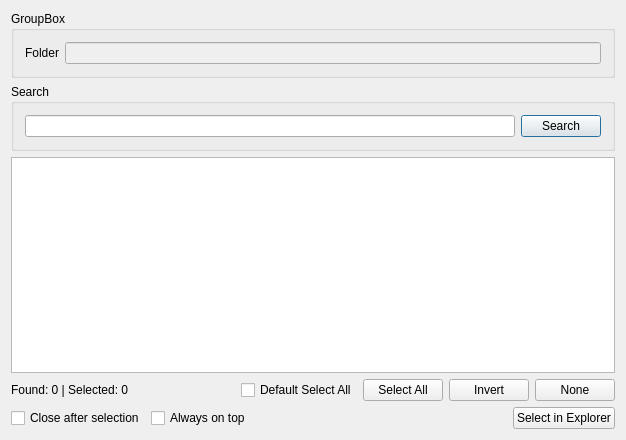
<?xml version="1.0" encoding="UTF-8"?>
<ui version="4.0">
 <class>QExplorerFinderClass</class>
 <widget class="QWidget" name="QExplorerFinderClass">
  <property name="geometry">
   <rect>
    <x>0</x>
    <y>0</y>
    <width>626</width>
    <height>440</height>
   </rect>
  </property>
  <property name="windowTitle">
   <string>Explorer Finder</string>
  </property>
  <layout class="QVBoxLayout" name="verticalLayout">
   <item>
    <widget class="QGroupBox" name="grpFolder">
     <property name="title">
      <string>GroupBox</string>
     </property>
     <layout class="QHBoxLayout" name="horizontalLayout_4">
      <item>
       <widget class="QLabel" name="label">
        <property name="text">
         <string>Folder</string>
        </property>
       </widget>
      </item>
      <item>
       <widget class="QLineEdit" name="lineEditFolder">
        <property name="enabled">
         <bool>false</bool>
        </property>
       </widget>
      </item>
     </layout>
    </widget>
   </item>
   <item>
    <layout class="QHBoxLayout" name="horizontalLayout">
     <item>
      <widget class="QGroupBox" name="grpSearch">
       <property name="title">
        <string>Search</string>
       </property>
       <layout class="QHBoxLayout" name="horizontalLayout_3">
        <item>
         <widget class="QLineEdit" name="lineEditSearch"/>
        </item>
        <item>
         <widget class="QPushButton" name="btnSearch">
          <property name="text">
           <string>Search</string>
          </property>
          <property name="default">
           <bool>true</bool>
          </property>
         </widget>
        </item>
       </layout>
      </widget>
     </item>
    </layout>
   </item>
   <item>
    <layout class="QHBoxLayout" name="horizontalLayout_2">
     <item>
      <widget class="QListWidget" name="listResults"/>
     </item>
    </layout>
   </item>
   <item>
    <layout class="QHBoxLayout" name="layoutSelectionControls">
     <item>
      <widget class="QLabel" name="lblStatus">
       <property name="text">
        <string>Found: 0 | Selected: 0</string>
       </property>
      </widget>
     </item>
     <item>
      <spacer name="horizontalSpacer">
       <property name="orientation">
        <enum>Qt::Horizontal</enum>
       </property>
       <property name="sizeHint" stdset="0">
        <size>
         <width>40</width>
         <height>20</height>
        </size>
       </property>
      </spacer>
     </item>
     <item>
      <widget class="QCheckBox" name="chkDefaultSelectAll">
       <property name="text">
        <string>Default Select All</string>
       </property>
      </widget>
     </item>
     <item>
      <widget class="QPushButton" name="btnListSelectAll">
       <property name="text">
        <string>Select All</string>
       </property>
      </widget>
     </item>
     <item>
      <widget class="QPushButton" name="btnListInvert">
       <property name="text">
        <string>Invert</string>
       </property>
      </widget>
     </item>
     <item>
      <widget class="QPushButton" name="btnListNone">
       <property name="text">
        <string>None</string>
       </property>
      </widget>
     </item>
    </layout>
   </item>
   <item>
    <layout class="QHBoxLayout" name="layoutActions">
     <item>
      <widget class="QCheckBox" name="chkCloseAfterSelect">
       <property name="text">
        <string>Close after selection</string>
       </property>
      </widget>
     </item>
     <item>
      <widget class="QCheckBox" name="chkAlwaysOnTop">
       <property name="text">
        <string>Always on top</string>
       </property>
      </widget>
     </item>
     <item>
      <spacer name="horizontalSpacer_2">
       <property name="orientation">
        <enum>Qt::Horizontal</enum>
       </property>
       <property name="sizeHint" stdset="0">
        <size>
         <width>40</width>
         <height>20</height>
        </size>
       </property>
      </spacer>
     </item>
     <item>
      <widget class="QPushButton" name="btnSelectAll">
       <property name="text">
        <string>Select in Explorer</string>
       </property>
      </widget>
     </item>
    </layout>
   </item>
  </layout>
 </widget>
 <layoutdefault spacing="6" margin="11"/>
 <resources>
  <include location="QExplorerFinder.qrc"/>
 </resources>
 <connections/>
</ui>
